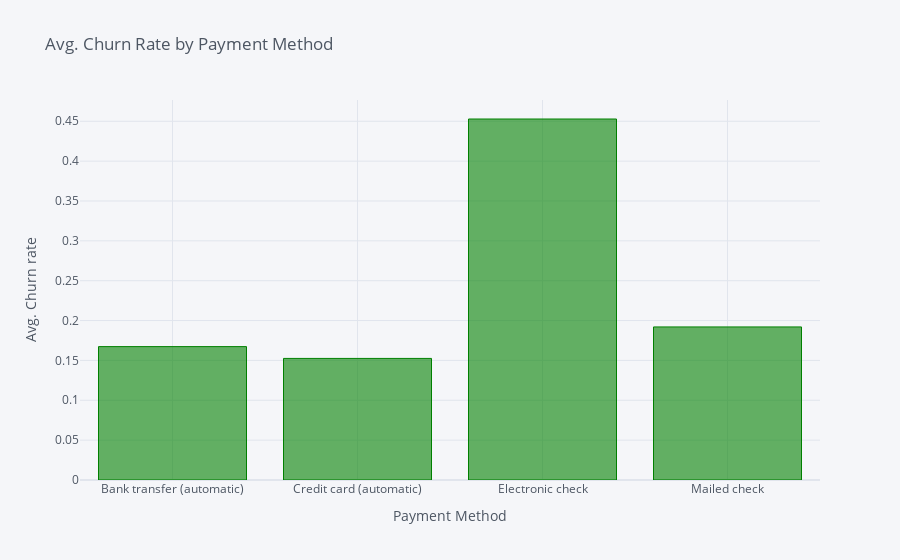

This figure's notebook cell:
### Markdown cell above
using cufflinks...

### Code cell
churn_by_payment.iplot(kind='bar', 
                       x='PaymentMethod', 
                       xTitle='Payment Method', 
                       yTitle='Avg. Churn rate', 
                       title='Avg. Churn Rate by Payment Method', 
                       color='green')

### Figure 1 — Plotly figure (JSON) as saved in the notebook; plotly's stock layout.template omitted (floating-point values rounded to 4 significant figures)
{"data": [{"marker": {"color": "rgba(0, 128, 0, 0.6)", "line": {"color": "rgba(0, 128, 0, 1.0)", "width": 1}}, "name": "ChurnBinary", "orientation": "v", "text": "", "type": "bar", "x": ["Bank transfer (automatic)", "Credit card (automatic)", "Electronic check", "Mailed check"], "y": [0.1673, 0.1525, 0.4529, 0.192]}], "layout": {"autosize": true, "legend": {"bgcolor": "#F5F6F9", "font": {"color": "#4D5663"}}, "paper_bgcolor": "#F5F6F9", "plot_bgcolor": "#F5F6F9", "title": {"font": {"color": "#4D5663"}, "text": "Avg. Churn Rate by Payment Method"}, "xaxis": {"autorange": true, "gridcolor": "#E1E5ED", "range": [-0.5, 3.5], "showgrid": true, "tickfont": {"color": "#4D5663"}, "title": {"font": {"color": "#4D5663"}, "text": "Payment Method"}, "type": "category", "zerolinecolor": "#E1E5ED"}, "yaxis": {"autorange": true, "gridcolor": "#E1E5ED", "range": [0, 0.4767], "showgrid": true, "tickfont": {"color": "#4D5663"}, "title": {"font": {"color": "#4D5663"}, "text": "Avg. Churn rate"}, "type": "linear", "zerolinecolor": "#E1E5ED"}}}
